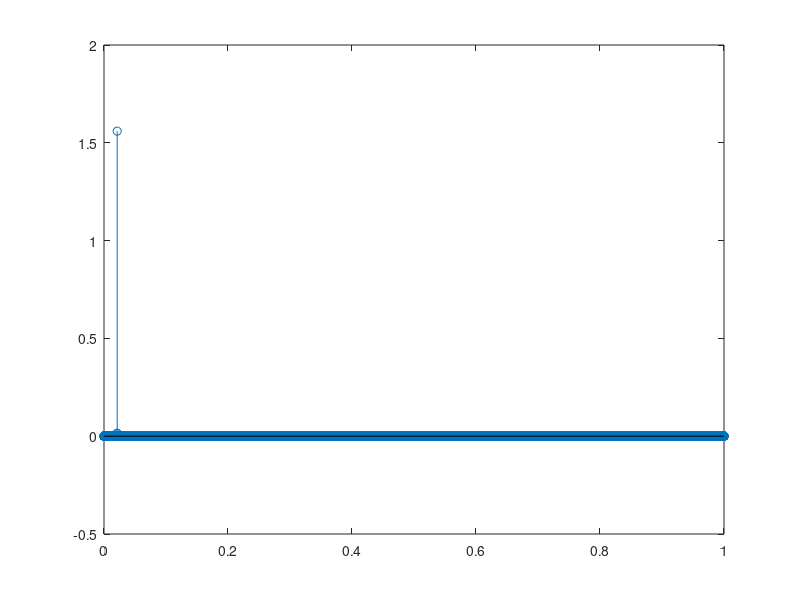
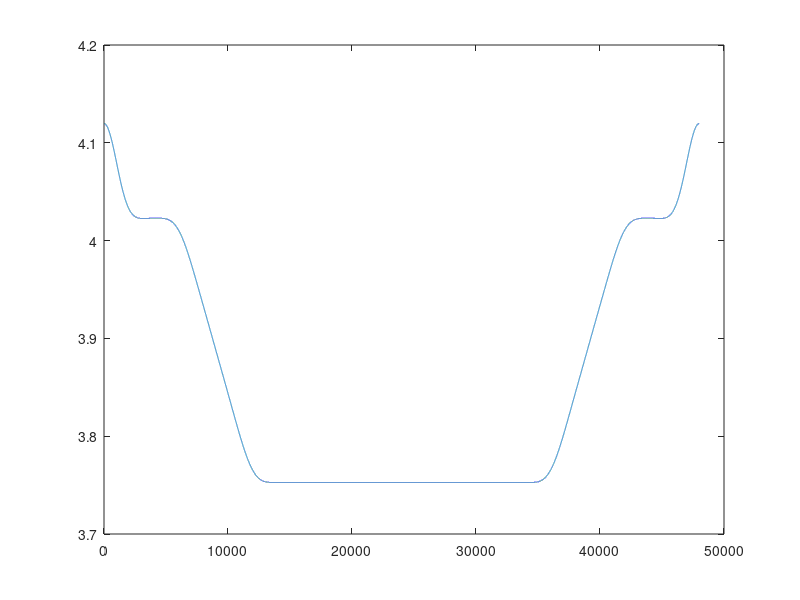

Source code (MATLAB) for these figures, in order:
clear all; close all; clc;

fs=48000;
c=340; 
const=sqrt(413/(4*pi));
N=50;

hz=0;
hm=5;
xm=5; 

uz=1;
um=1;
m=1;

teta=atan((hz+hm)/xm);
D=sqrt((xm)^2+(hz-hm)^2);

if (teta~=0)
R1=hz/sin(teta);
R2=hm/sin(teta);
R=R1+R2;
else
    R=xm;
end

teta=teta*180/pi;

usmerenost = zeros(4,1);
usmerenost(1,1) = 1;
usmerenost(2,1) =  0.5*(1+cos(teta));
usmerenost(3,1) =  cos(teta);
usmerenost(4,1) =  0.25*(1+3*cos(teta));

Ad=const/D.*usmerenost(uz,1).*usmerenost(um, 1);
taud=D/c;
taud_odb=round(taud*fs);

Ar=const/R.*usmerenost(uz,1).*usmerenost(um, 1);
taur=R/c;
taur_odb=round(taur*fs);

odzivd=zeros(1,fs);
odzivd(taud_odb)=odzivd(taud_odb) + Ad;

odzivr=zeros(1,fs);
odzivr(taur_odb)=odzivr(taur_odb) + Ar;

f = [0 125 250 500 1000 2000 4000 8000];
f_n = f/8000;
Ref = zeros(3,8);
Ref(1,:) = [1 0.99 0.99 0.98 0.98 0.98 0.95 0.95]; %Beton
Ref(2,:) = [1 0.82 0.88 0.90 0.91 0.92 0.93 0.93]; % Drvo
Ref(3,:) = [1 0.54 0.07 0 0 0 0 0]; %Panel
h = fir2(N,f_n,Ref(m,:));

odziv_ukupno = odzivr + odzivd;
odziv_kon = filter(h,1,odziv_ukupno);

t=(0:length(odziv_kon)-1)/fs;
figure, stem(t,odziv_kon)

X=fft(odziv_kon);
f=(0:length(X)-1)/length(X)*fs;
figure, plot(f,20*log10(abs(X)))
